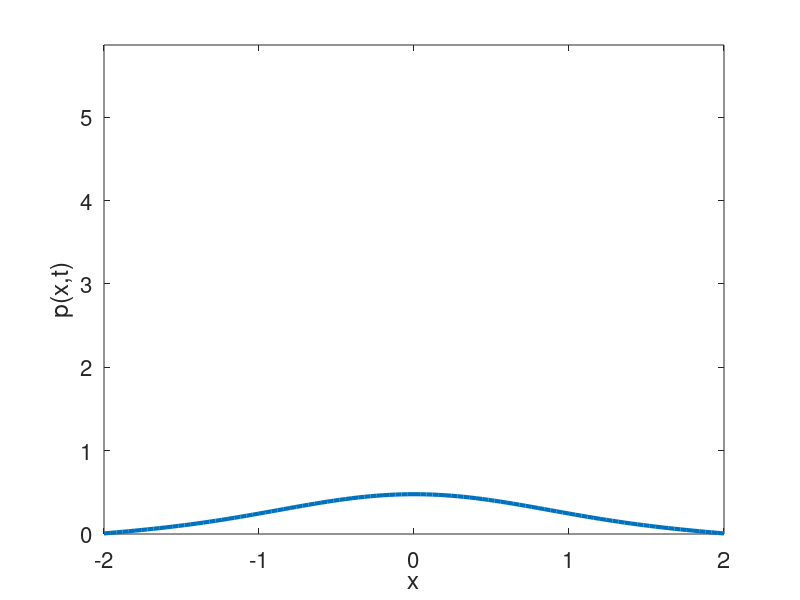
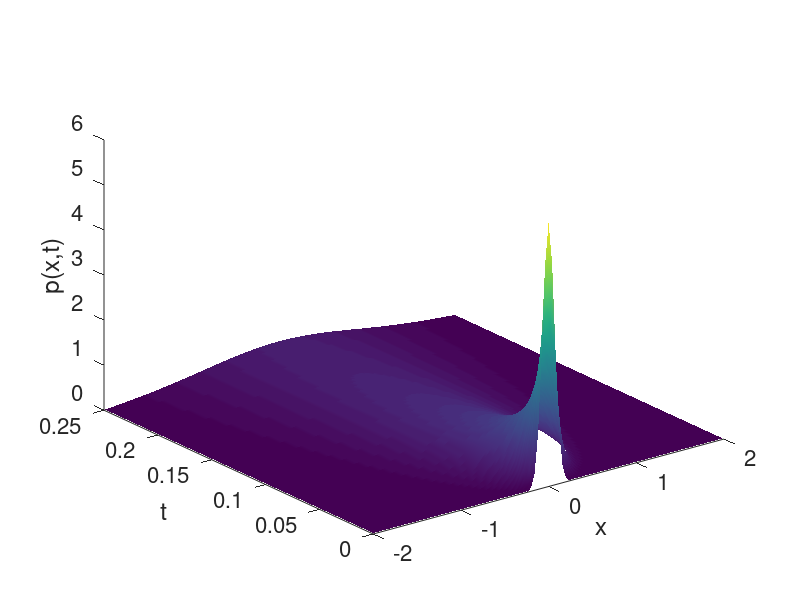

Source code (MATLAB) for these figures, in order:
%%%%%%%%%%%%%%%%%%%%%%%%%%%%%%%%%%%%%%%%%%%%%%%%%%%%%%%%%%%%%%%%%%%%%%%%%%%
% Diffusion in 1 dimension (space-time) using the Finite-Difference Method,
% otherwise known as the solution to the Fokker-Planck Equation with zero
% drift.
%
% Made by: Oscar A. Nieves
% Made in: 2019
%%%%%%%%%%%%%%%%%%%%%%%%%%%%%%%%%%%%%%%%%%%%%%%%%%%%%%%%%%%%%%%%%%%%%%%%%%%
close all; clear all; clc;

%% Inputs
Nx = 100; % x-grid size
xmin = -2; % left-boundary
xmax = 2; % right-boundary
x0 = 0; % initial position of particle
T = 0.25; % maximum time
D = 1.5; % diffusion coefficient
A = 4; % height of function at t=0
dx = (xmax-xmin)/Nx;
dt = 0.9*(dx^2)/(2*D); % stability condition
r = D*dt/(dx^2); % recursion constant
if r >= 1/2
    disp(['Warning: step-size dt is unstable, r = ' num2str(r)]);
    return;
end
Nt = ceil(T/dt); % time-grid size
xv = xmin:dx:xmax; % x-vector
tv = linspace(0,T,Nt); % time-vector
Lt = length(tv); % length of time
Lx = length(xv); % length of space
[TV,XV] = meshgrid(tv,xv); %grid values

% Initial conditions
p = zeros(Lx,Lt);
sigma = 0.068;
p0 = @(x) A*1/(sqrt(2*pi*sigma^2))*exp(-(x-x0).^2/(2*sigma^2));
p(:,1) = p0(xv)./(dx*trapz(p0(xv)));

%% Main loop
% Derivative matrices
M = sparse(diag(ones(Lx,1)) + r*(-2*diag(ones(Lx,1)) + ...
    diag(ones(Lx-1,1),1) + diag(ones(Lx-1,1),-1)));

for n = 1:Lt-1
    p(:,n+1) = M*p(:,n);
    
    % Normalize
    Normal = dx*trapz(p(:,n+1));
    p(:,n+1) = p(:,n+1)/Normal;
end

%% Generate plots
figure(1);
set(gcf,'color','w');
for n = 1:Lt
    plot(xv,p(:,n),'LineWidth',3);
    xlabel('x'); ylabel('p(x,t)');
    ylim([0 max(p(:,1))]);
    set(gca,'FontSize',16);
    drawnow;
end

figure(2);
set(gcf,'color','w');
surf(XV,TV,p); shading interp; grid off;
xlabel('x'); ylabel('t');
xlim([min(xv) max(xv)]); ylim([0 max(tv)]);
zlabel('p(x,t)');
set(gca,'FontSize',16);
%%%%%%%%%%%%%%%%%%%%%%%%%%%%%%%%%%%%%%%%%%%%%%%%%%%%%%%%%%%%%%%%%%%%%%%%%%%